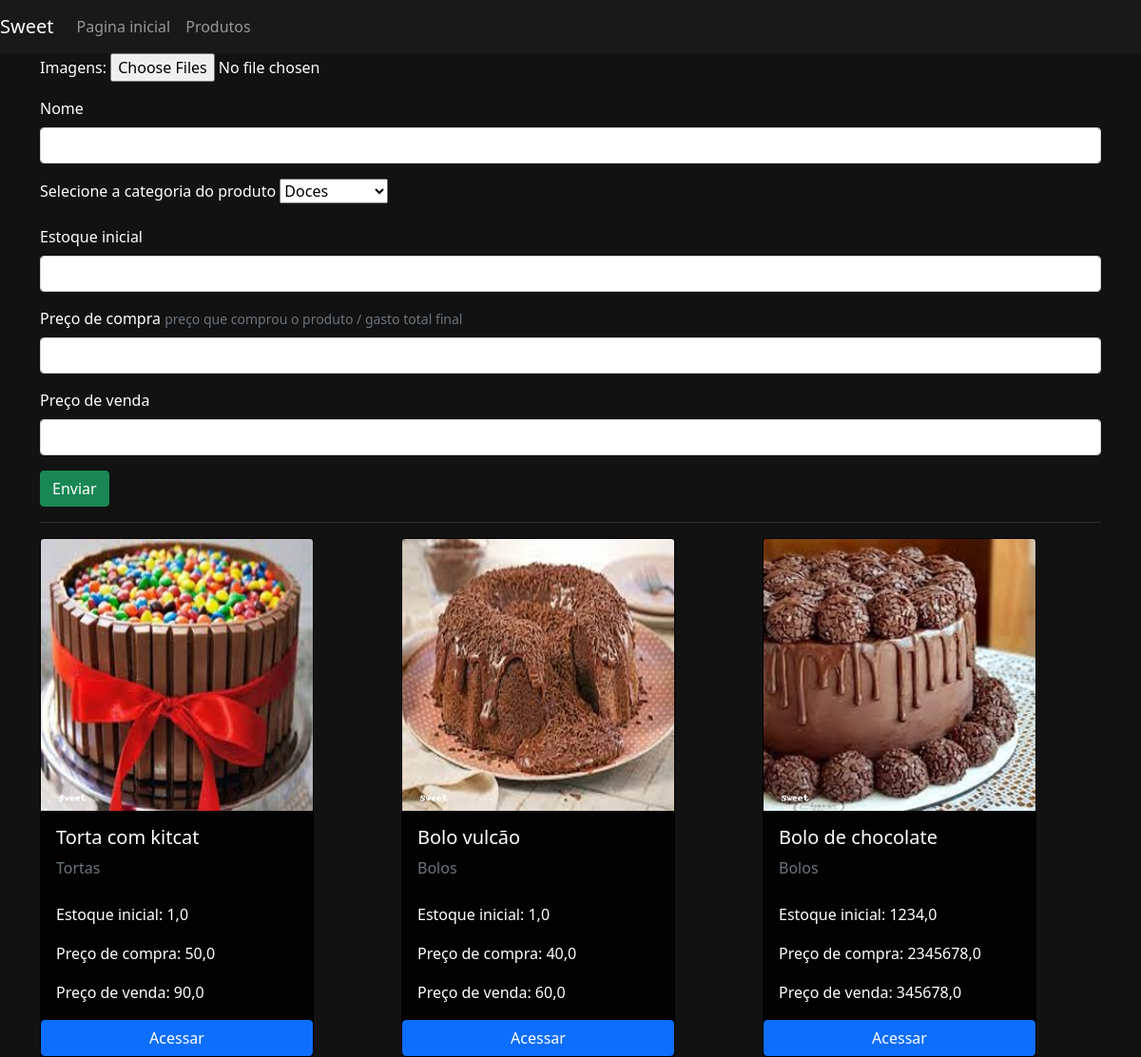
The app's page /store/cadastrar_produto/ with its own data.
### store/models.py (models this page shows, shortened)
class Product(models.Model):
    name = models.CharField(max_length=40, unique=True)
    category = models.ForeignKey(Category, on_delete=models.SET_NULL, null=True)
    quantity = models.FloatField()
    priceSell = models.FloatField()
    priceBuy = models.FloatField()
    slug = models.SlugField(unique=True, blank=True, null=True)

class Image(models.Model):
    image = models.ImageField(upload_to="products_images")
    product = models.ForeignKey(Product, on_delete=models.CASCADE)

class Category(models.Model):
    title = models.CharField(max_length=40)
    def __str__(self):
        return self.title

### store/views.py (the view, shortened to what this page needs)
# urls.py: path('cadastrar_produto/', views.addProducts, name='addProducts'),
@has_permission_decorator('addProducts')
def addProducts(request):
    if request.method == 'GET':
        categorys = Category.objects.all()
        products = Product.objects.all()
        return render(request, 'addProducts.html', {'categorys': categorys, 'products': products})

### store/templatetags/filters.py (called while the page is built)
@register.filter(name='get_first_image')
def get_first_image(product):
    img = Image.objects.filter(product=product).first()
    if img:
        return img.image.url
    else:
        return False

### store/templates/addProducts.html (shortened to what this page needs)
{% extends 'base.html' %}
{% load filters %}
{% block 'body' %}
<div class="container">
    <form action="{% url 'addProducts' %}" method="POST" enctype="multipart/form-data"> {% csrf_token %}
        <div class="mb-3">
            <label for="">Imagens: </label>
            <input type="file" name="images" multiple>
        </div>
        <div class="mb-3">
            <label for="name" class="form-label">Nome</label>
            <input type="text" name="name" class="form-control" id="name" >
        </div>
        <div class="mb-3">
            <label class="form-label">Selecione a categoria do produto</label>
            <select name="category_id">
                {% for category in categorys %}
                    <option value="{{category.id}}">{{category.title}}</option>
                {% endfor %}
            </select>
        </div>
        <div class="mb-3">
            <label for="quantity" class="form-label">Estoque inicial</label>
            <input type="number" name="quantity" class="form-control" id="quantity" >
        </div>
        <div class="mb-3">
            <label for="priceBuy" class="form-label">Preço de compra</label> <span class="form-text">preço que comprou o produto / gasto total final</span>
            <input type="number" name="priceBuy" class="form-control" id="priceBuy" >
        </div>
        <div class="mb-3">
            <label for="priceSell" class="form-label">Preço de venda</label>
            <input type="number" name="priceSell" class="form-control" id="priceSell" >
        </div>
        <input type="submit" value="Enviar" class="btn btn-success"/>
    </form>
    <hr class="bg-hr">
    <div class="listProducts">
        <div class="row">
            {% for product in products %}
                <div class="col-md">
                    <div style="background-color: #020202; width: 18rem;" class="card">
                        {% if product|get_first_image %}
                            <img width="100%" class="card-img-top" src="{{product|get_first_image}}">
                        {% endif %}
                        <div class="card-body">
                            <h5 class="card-title">{{product.name}}</h5>
                            <span class="card-subtitle mb-2 text-muted">{{product.category}}</span>
                        </div>
                        <ul class="list-group list-group-flush mb-2">
                            <li style="background-color: #020202; color: #fff;" class="list-group-item">Estoque inicial: {{product.quantity}}</li>
                            <li style="background-color: #020202; color: #fff;" class="list-group-item">Preço de compra: {{product.priceBuy}}</li>
                            <li style="background-color: #020202; color: #fff;" class="list-group-item">Preço de venda: {{product.priceSell}}</li>
                          </ul>
                        <a href="{% url 'product' product.slug %}" class="btn btn-primary pull-bottom">Acessar</a>
                    </div>
                </div>
            {% endfor %}
        </div>
    </div>
</div>
{% endblock %}

### templates/static/account/css/base.css (style rules this page uses)
.background { background-color: #121212; color: #fff; }
.bg-hr { background-color: gray; }

### records on screen
Product: id.image (picture), name "Torta com kitcat", category "Tortas", quantity "1,0", priceBuy "50,0", priceSell "90,0"
Product: id.image (picture), name "Bolo vulcão", category "Bolos", quantity "1,0", priceBuy "40,0", priceSell "60,0"
Product: id.image (picture), name "Bolo de chocolate", category "Bolos", quantity "1234,0", priceBuy "2345678,0", priceSell "345678,0"

### other values on screen
form field category_id "Doces"
